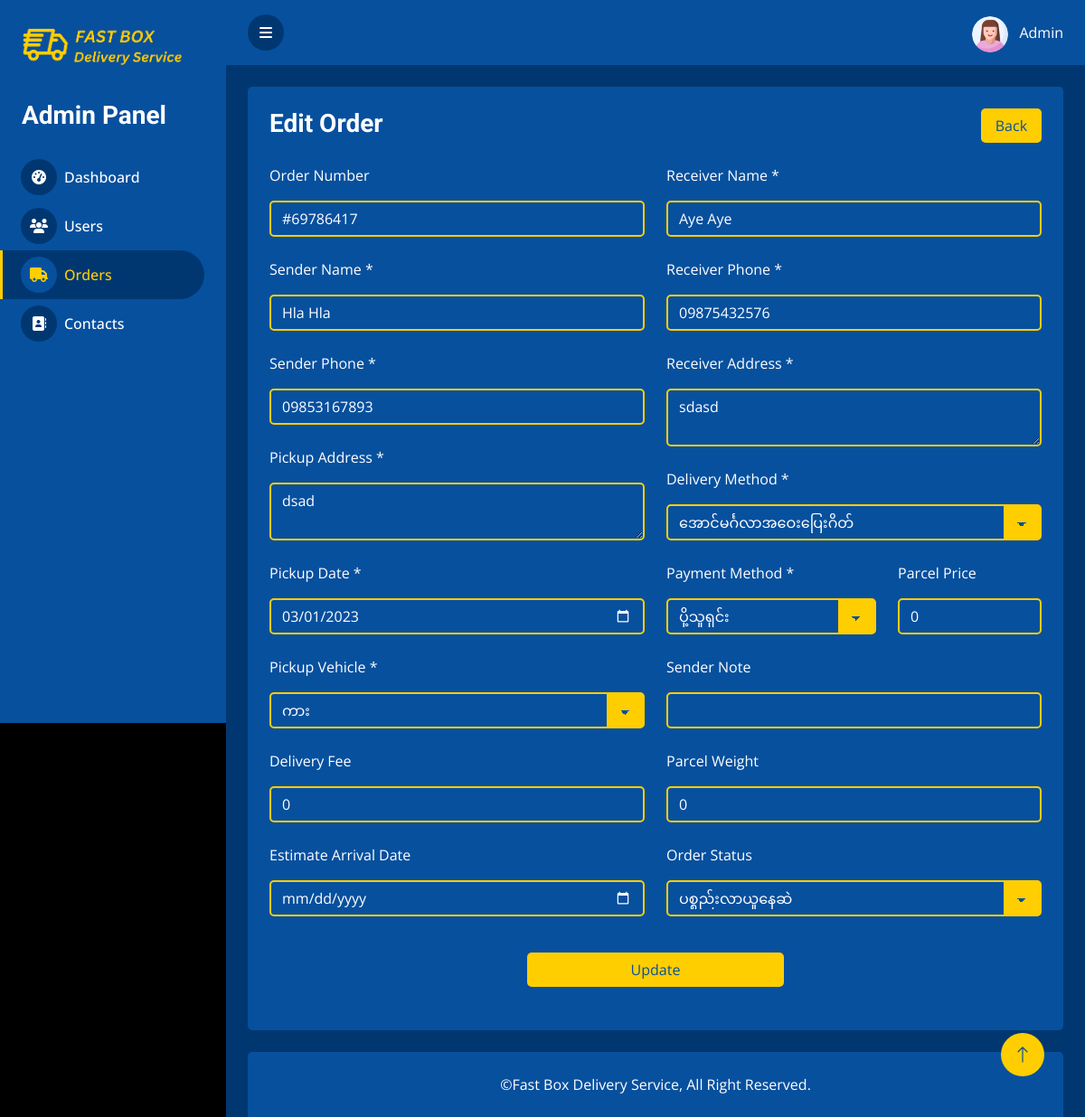
The app's page /DMS_admin/order_edit.php?id=18 with its own data.
### tables this page shows
CREATE TABLE `orders` (
  `id` int(255) NOT NULL,
  `order_number` varchar(255) NOT NULL,
  `sender_name` varchar(255) NOT NULL,
  `sender_phone` varchar(25) NOT NULL,
  `pickup_address` varchar(500) NOT NULL,
  `pickup_date` date NOT NULL,
  `pickup_vehicle` varchar(25) NOT NULL,
  `receiver_name` varchar(255) NOT NULL,
  `receiver_phone` varchar(25) NOT NULL,
  `receiver_address` varchar(500) NOT NULL,
  `estimate_arrival_date` date DEFAULT NULL,
  `deliver_method` varchar(255) NOT NULL,
  `payment_method` varchar(255) NOT NULL,
  `parcel_price` int(255) DEFAULT NULL,
  `delivery_fee` int(255) NOT NULL,
  `parcel_weight` int(255) NOT NULL,
  `sender_note` varchar(500) DEFAULT NULL,
  `order_status` varchar(255) DEFAULT NULL,
  `user_id` int(255) NOT NULL,
  `current_timestamp` date NOT NULL DEFAULT current_timestamp()
);

### DMS_admin/order_edit.php (the view, shortened to what this page needs)
<?php
  require __DIR__. '/fragments/header.php';
  require __DIR__. '/database/dbcon.php';
  if(isset($_GET['id'])) {
    $id = $_GET['id'];
    $sql1 = "SELECT * FROM orders WHERE id='$id'";
    $result1 = $mysqli->query($sql1);
    $row1 = $result1->fetch_assoc();
  }
?>
  <section class="order_form">
    <div class="container-fluid pt-4 px-4">
      <div class="text-center rounded p-4" style="background-color: #07509E">
        <div class="row">
          <div class="col-md-8 col-sm mb-4">
            <h3 class="mb-0 text-start">Edit Order</h3>
          </div>
          <div class="col-md-4 col-sm mb-4">
            <a href="orders.php" class="btn float-end w-25 back-btn" style="background-color: #FFCE00; color: #07509E;">Back</a>
          </div>
        </div>
        <form method = "POST" action = "<?php $_PHP_SELF ?>">
          <div class="row text-start">
            <div class="col-sm">
              <div class="mb-4">
                <label for="order_number" class="form-label mb-3">Order Number</label>
                <input type="text" class="form-control" disabled="true"  id="order_number" name="order_number" value="<?php if(isset($row1['order_number'])){ echo $row1['order_number']; } ?>">
              </div>
              <div class="mb-4">
                <label for="sender_name" class="form-label mb-3">Sender Name *</label>
                <input type="text" class="form-control" id="sender_name" name="sender_name" value="<?php if(isset($row1['sender_name'])){ echo $row1['sender_name']; } ?>">
              </div>
              <div class="mb-4">
                <label for="sender_phone" class="form-label mb-3">Sender Phone *</label>
                <input type="text" class="form-control" id="sender_phone" name="sender_phone" value="<?php if(isset($row1['sender_phone'])){ echo $row1['sender_phone']; } ?>">
              </div>
              <div class="mb-4">
                <label for="pickup_address" class="form-label mb-3">Pickup Address *</label>
                <textarea class="form-control" id="pickup_address" name="pickup_address"><?php if(isset($row1['pickup_address'])){ echo $row1['pickup_address']; } ?></textarea>
              </div>
              <div class="mb-4">
                <label for="pickup_date" class="form-label mb-3">Pickup Date *</label>
                <input type="date" class="form-control" id="pickup_date" name="pickup_date" value="<?php if(isset($row1['pickup_date'])){ echo $row1['pickup_date']; } ?>">
              </div>
              <div class="mb-4">
                <label for="pickup_vehicle" class="form-label mb-3">Pickup Vehicle *</label>
                <select class="form-select" name="pickup_vehicle">
                  <option value="ကား" <?php if(isset($row1['pickup_vehicle'])){ if($row1['pickup_vehicle'] == "ကား"){ echo "selected"; }} ?>>ကား</option>
                </select>
              </div>
              <div class="mb-4">
                <label for="delivery_fee" class="form-label mb-3">Delivery Fee</label>
                <input type="text" class="form-control" id="delivery_fee" name="delivery_fee" value="<?php if(isset($row1['delivery_fee'])){ echo $row1['delivery_fee']; } ?>">
              </div>
              <div class="mb-4">
                <label for="estimate_arrival_date	" class="form-label mb-3">Estimate Arrival Date</label>
                <input type="date" class="form-control" id="estimate_arrival_date" name="estimate_arrival_date" value="<?php if(isset($row1['estimate_arrival_date'])){ echo $row1['estimate_arrival_date']; }  ?>">
              </div>
            </div>
            <div class="col-sm">
            <div class="mb-4">
                <label for="receiver_name" class="form-label mb-3">Receiver Name *</label>
                <input type="text" class="form-control" id="receiver_name" name="receiver_name" value="<?php if(isset($row1['receiver_name'])){ echo $row1['receiver_name']; } ?>">
              </div>
              <div class="mb-4">
                <label for="receiver_phone" class="form-label mb-3">Receiver Phone *</label>
                <input type="text" class="form-control" id="receiver_phone" name="receiver_phone" value="<?php if(isset($row1['receiver_phone'])){ echo $row1['receiver_phone']; } ?>">
              </div>
              <div class="mb-4">
                <label for="receiver_address" class="form-label mb-3">Receiver Address *</label>
                <textarea class="form-control" id="receiver_address" name="receiver_address"><?php if(isset($row1['receiver_address'])){ echo $row1['receiver_address']; } ?></textarea>
              </div>
              <div class="mb-4">
                <label for="deliver_method" class="form-label mb-3">Delivery Method *</label>
                <select class="form-select" name="deliver_method">
                  <option value="အောင်မင်္ဂလာအဝေးပြေးဂိတ်" <?php if(isset($row1['deliver_method'])){ if($row1['deliver_method'] == "အောင်မင်္ဂလာအဝေးပြေးဂိတ်"){ echo "selected"; }} ?>>အောင်မင်္ဂလာအဝေးပြေးဂိတ်</option>
                </select>
              </div>
              <div class="row mb-4">
                <div class="col-md-7 col-sm-12">
                  <label for="payment_method" class="form-label mb-3">Payment Method *</label>
                  <select class="form-select" id="payment_method" onchange="checkOption(this)" name="payment_method">
                    <option value="ပို့သူရှင်း" <?php if(isset($row1['payment_method'])){ if($row1['payment_method'] == "ပို့သူရှင်း"){ echo "selected"; }} ?>>ပို့သူရှင်း</option>
                  </select>
                </div>
                <div class="col-md col-sm-12 parcel-price-col">
                  <label for="parcel_price" class="form-label mb-3">Parcel Price</label>
                  <input type="text" class="form-control parcel-price" id="parcel_price" name="parcel_price" value="<?php if(isset($row1['parcel_price'])){ echo $row1['parcel_price']; } ?>">
                </div>
              </div>
              <div class="mb-4">
                <label for="sender_note" class="form-label mb-3">Sender Note</label>
                <input type="text" class="form-control" id="sender_note" name="sender_note" value="<?php if(isset($row1['sender_note'])){ echo $row1['sender_note']; } ?>">
              </div>
              <div class="mb-4">
                <label for="parcel_weight" class="form-label mb-3">Parcel Weight</label>
                <input type="text" class="form-control" id="parcel_weight" name="parcel_weight" value="<?php if(isset($row1['parcel_weight'])){ echo $row1['parcel_weight']; } ?>">
              </div>
              <div class="mb-4">
                <label for="order_status" class="form-label mb-3">Order Status</label>
                <select class="form-select" name="order_status">
                  <option value="ပစ္စည်းလာယူနေဆဲ" <?php if(isset($row1['order_status'])){ if($row1['order_status'] == "ပစ္စည်းလာယူနေဆဲ"){ echo "selected"; }} ?>>ပစ္စည်းလာယူနေဆဲ</option>
                </select>
              </div>
            </div>
          </div>
          <div class="d-grid gap-2 col-md-4 col-sm-12 mx-auto mt-3 mb-4">
            <button class="btn pickup-btn" type="submit" name="add">Update</button>
          </div>
        </form>
      </div>
    </div>
  </section>
<?php require __DIR__. '/fragments/footer.php'?>

### DMS_admin/css/style.css (style rules this page uses)
:root { --primary: #FFCE00; --secondary: #07509E; --light: white; --dark: #013771; }
.btn { transition: .5s; }

### DMS_admin/css/orders.css (style rules this page uses)
.order_form form label { color: white; }
.order_form .form-control, .form-select { border: 2px solid #FFCE00; background-color: transparent; color: white; }
.order_form .form-select { background-image: linear-gradient(45deg, transparent 50%, #07509E 50%), linear-gradient(135deg, #07509E 50%, transparent 50%), linear-gradient(to right, #FFCE00, #FFCE00); background-position: calc(100% - 20px) calc(1em + 2px), calc(100% - 15px) calc(1em + 2px), 100% 0; background-size: 5px 5px, 5px 5px, 2.5em 2.5em; background-repeat: no-repeat; }
.order_form .pickup-btn { background-color: #FFCE00; color: #07509E; }

### records on screen
orders: order_number "#69786417", sender_name "Hla Hla", sender_phone "09853167893", pickup_address "dsad", pickup_date "03/01/2023", pickup_vehicle "ကား", delivery_fee "0", receiver_name "Aye Aye", receiver_phone "09875432576", receiver_address "sdasd", deliver_method "အောင်မင်္ဂလာအဝေးပြေးဂိတ်", payment_method "ပို့သူရှင်း", parcel_price "0", parcel_weight "0", order_status "ပစ္စည်းလာယူနေဆဲ"
